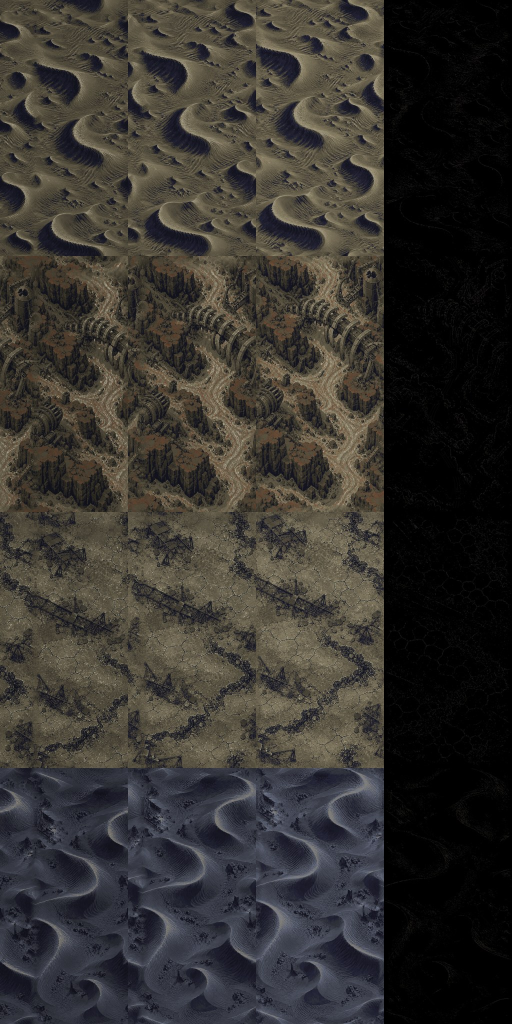
#> input picture Pause/Assets/Art/Boulders~/Desert/src~/ref_variants.jpg, 1024 x 2048 px, given in place of mid.png, which was not available (shown at 1/2 size); the run also reads 1 picture not shown here
$ python ground_masks.py '../../../../Boulders~/Desert/src~'
#> lines starting #> are read from the running program, lines starting #| are printed output that depends on the picture; pictures that were not available may be replaced by others from this repository, and a replacement may not be noted
#!/usr/bin/env python3
"""Affinity masks for the Tide ground tiles (GroundPlacement / GroundMask).

For each variant's mid.png (the tile the landmarks are pinned to) this classifies the ground
into a coarse grid of 16 px cells (32 x 64 for the 512 x 1024 tile, row 0 = the TOP of the
image) and writes <out>/v<N>/mask.txt, one character per cell:

    W  open water  most of every tile: swell, whitecaps, swirls (GroundClass.Water): vessels
                   float here, whirlpools and slicks lie here
    B  built       rig decks, walkways, pipework, the drowned city's streets and roofs
                   already painted in the tile: platforms, stacks and refineries stand here
    O  shallows    sandbars, reef flats, pale shoal water: reef heads, wrecks, vents
    C  canopy      kelp / dense dark textured growth

Method (colour + edge statistics, no hand painting): per-pixel luminance, saturation, warmth
(r - b: rust), mint (g - r) and edge energy (|dx| + |dy| of luminance) box-blurred ~9 px
(wrapping vertically: the tile repeats), then per-variant scores ranked by percentile (the
share of each class is set per variant below, from looking at the tiles); a 16 px cell takes
the majority class of its pixels and a 3x3 mode filter removes speckle. --debug DIR writes an
overlay per variant.

    python3 src~/ground_masks.py <Resources/Worlds/Tide/Backdrop3 (holds v1..v4)> [--debug DIR]
"""
import sys, os
import numpy as np
from PIL import Image

CELL = 16
CLASSES = "WBOC"

# score expressions and class shares (fractions of the tile)
VARIANTS = {
    # open sea: all swell; a few buoys (built) and the pale foam-rich shallows
    1: dict(built=lambda f: f['warm'] * 4 + f['tex'], bshare=.03,
            shoal=lambda f: f['lum'] * 2 - f['tex'], oshare=.12, kelp=lambda f: -f['lum'], cshare=.05),
    # rig field: rusted decks and walkways (warm) over dark water
    2: dict(built=lambda f: f['warm'] * 6 + f['tex'] * .5, bshare=.34,
            shoal=lambda f: f['lum'] * 2 - f['tex'], oshare=.06, kelp=lambda f: -f['lum'], cshare=.03),
    # drowned city: streets, roofs and tower crowns (lit, structured, grey-teal)
    3: dict(built=lambda f: f['tex'] * 2 + f['lum'] - f['sat'], bshare=.34,
            shoal=lambda f: f['lum'] * 2 - f['tex'], oshare=.12, kelp=lambda f: -f['lum'], cshare=.03),
    # night: swirling bioluminescent currents, a few lit platforms and a reef line
    4: dict(built=lambda f: f['warm'] * 6 + f['tex'], bshare=.04,
            shoal=lambda f: f['lum'] * 2 - f['tex'], oshare=.12, kelp=lambda f: -f['lum'], cshare=.05),
}

def blur(a, r):
    a = np.concatenate([a[-r:], a, a[:r]], 0)
    c = np.cumsum(np.pad(a, ((1, 0), (0, 0))), 0)
    a = (c[2 * r + 1:] - c[:-2 * r - 1]) / (2 * r + 1)
    a = np.pad(a, ((0, 0), (r, r)), mode='edge')
    c = np.cumsum(np.pad(a, ((0, 0), (1, 0))), 1)
    return (c[:, 2 * r + 1:] - c[:, :-2 * r - 1]) / (2 * r + 1)

def features(im):
    lum = im @ np.array([.299, .587, .114])
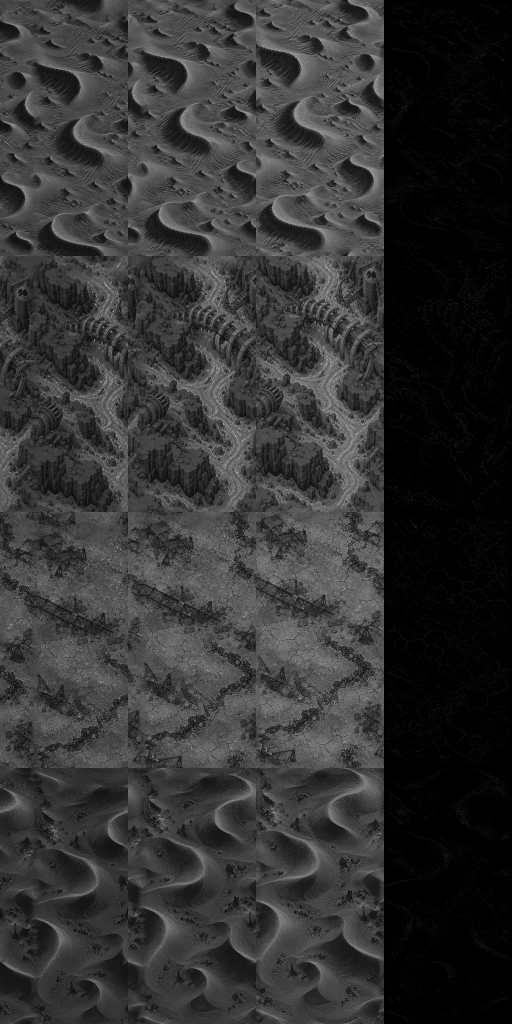
#> lum: shape (2048, 1024) float64 (shown at 1/2 size); min 0, max 0.715, mean 0.201
    mx, mn = im.max(2), im.min(2)
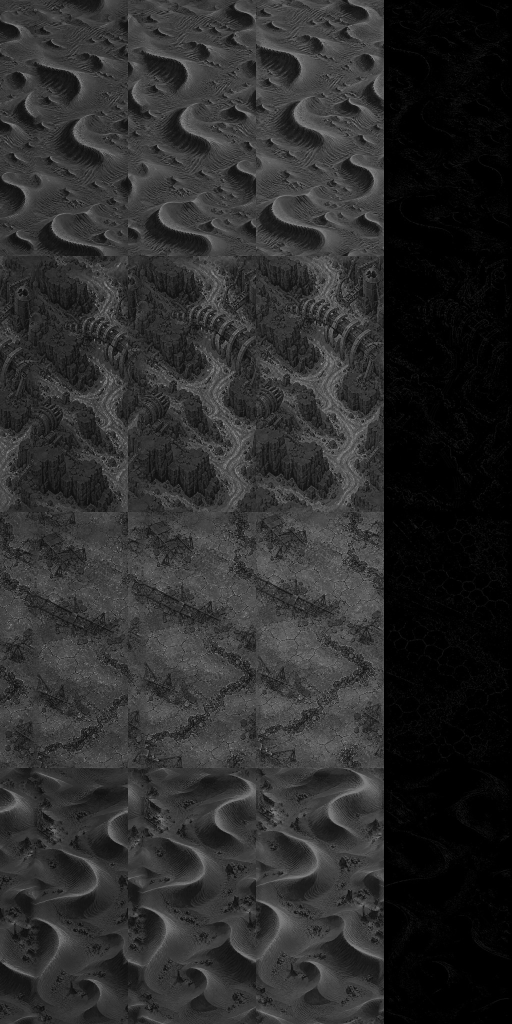
#> mn: shape (2048, 1024) float64 (shown at 1/2 size); min 0, max 0.643, mean 0.171
    sat = (mx - mn) / np.maximum(mx, 1e-4)
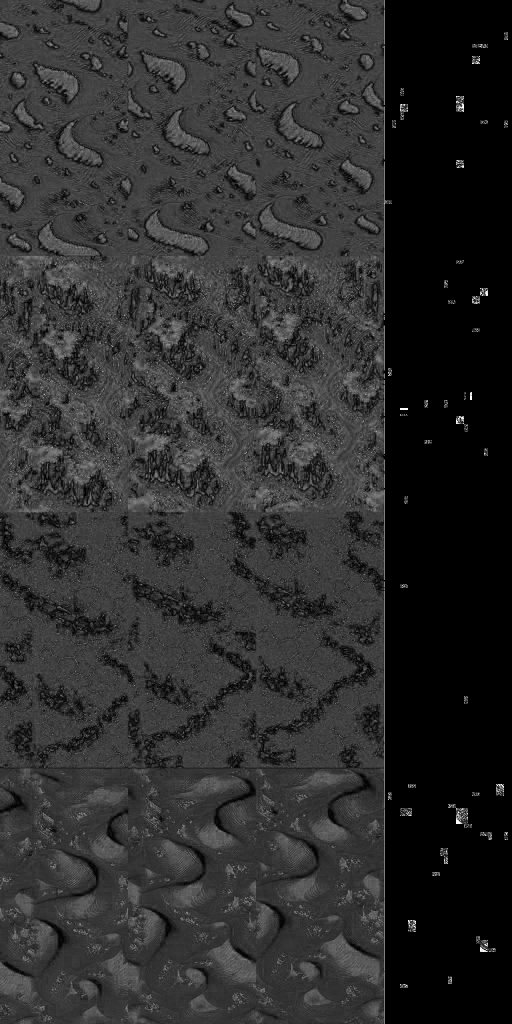
#> sat: shape (2048, 1024) float64 (shown at 1/2 size); min 0, max 1, mean 0.18
    gx = np.abs(np.diff(lum, axis=1, append=lum[:, -1:]))
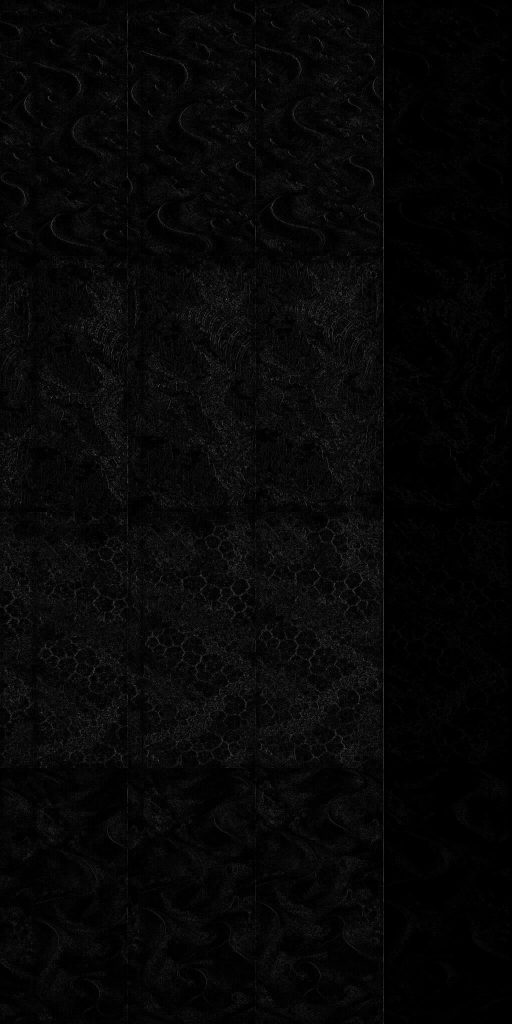
#> gx: shape (2048, 1024) float64 (shown at 1/2 size); min 0, max 0.505, mean 0.0278
    gx[:, -1] = gx[:, -2]
    gy = np.abs(np.roll(lum, -1, 0) - lum)
    f = dict(lum=lum, sat=sat, warm=np.clip(im[..., 0] - im[..., 2], 0, 1), mint=im[..., 1] - im[..., 0], tex=gx + gy)
#> f = 5 items
    return {k: blur(v, 4) for k, v in f.items()}

def rank(score):
    flat = score.ravel()
    order = flat.argsort().argsort()
    return (order / (flat.size - 1)).reshape(score.shape)

def classify(path, cfg):
    im = np.asarray(Image.open(path).convert('RGB')).astype(np.float64) / 255
    f = features(im)
#> f = 5 items
    H, W = im.shape[:2]
#> H = 2048; W = 1024
    cls = np.zeros((H, W), np.int8)                      # water
    cls[rank(cfg['kelp'](f)) > 1 - cfg['cshare']] = 3
    cls[rank(cfg['shoal'](f)) > 1 - cfg['oshare']] = 2
    cls[rank(cfg['built'](f)) > 1 - cfg['bshare']] = 1
    gh, gw = H // CELL, W // CELL
#> gh = 128; gw = 64
    votes = np.stack([(cls == k).reshape(gh, CELL, gw, CELL).mean((1, 3)) for k in range(4)], -1)
    # water is the default: a cell takes a minority class when enough of it is that class
    grid = np.zeros((gh, gw), np.int64)
    for k in (3, 2, 1):
        grid[votes[..., k] >= cfg.get('vote', .4)] = k
    for _ in range(1):
        cnt = np.zeros((gh, gw, 4))
        for dy in (-1, 0, 1):
            for dx in (-1, 0, 1):
                sh = np.roll(grid, dy, 0)
                sh = np.roll(sh, dx, 1) if dx else sh
                if dx == 1: sh[:, 0] = grid[:, 0]
                if dx == -1: sh[:, -1] = grid[:, -1]
                for k in range(4): cnt[..., k] += (sh == k) * (2 if dx == 0 and dy == 0 else 1)
        grid = cnt.argmax(-1)
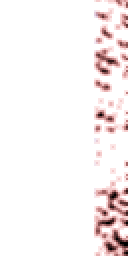
#> cnt: shape (128, 64, 4) float64 (shown 2 times larger); mean of channels 0, 1, 2, 3 8.17, 0.3, 1.03, 0.504; transparent parts drawn white
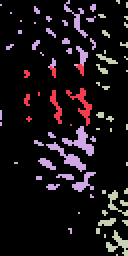
#> grid: shape (128, 64) int64 (shown 2 times larger); 4 distinct labels, from 0 to 3; one colour per label, 0 black
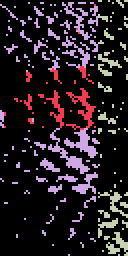
#> sh: shape (128, 64) int64 (shown 2 times larger); 4 distinct labels, from 0 to 3; one colour per label, 0 black
    return im, grid

def main():
    base = sys.argv[1]
    dbg = sys.argv[sys.argv.index('--debug') + 1] if '--debug' in sys.argv else None
    out = sys.argv[sys.argv.index('--out') + 1] if '--out' in sys.argv else base
    for v, cfg in VARIANTS.items():
        im, grid = classify(os.path.join(base, 'v%d' % v, 'mid.png'), cfg)
        os.makedirs(os.path.join(out, 'v%d' % v), exist_ok=True)
        with open(os.path.join(out, 'v%d' % v, 'mask.txt'), 'w') as fh:
            fh.write('\n'.join(''.join(CLASSES[c] for c in row) for row in grid) + '\n')
        share = [(grid == k).mean() for k in range(4)]
#> share = [0.882, 0.0208, 0.0636, 0.0332]
        print('v%d' % v, ' '.join('%s %.2f' % (CLASSES[k], share[k]) for k in range(4)))
#| v1 W 0.88 B 0.02 O 0.06 C 0.03
        if dbg:
            cols = np.array([[0, 120, 255], [255, 60, 0], [255, 255, 0], [0, 160, 0]]) / 255.
            big = np.kron(grid, np.ones((CELL, CELL), int))
            ov = im * .5 + cols[big] * .5
            Image.fromarray((np.concatenate([im, ov], 1) * 255).astype(np.uint8)).save(os.path.join(dbg, 'mask_v%d.png' % v))

if __name__ == '__main__':
#> (the run stopped early here; a loop or call above may not have finished)
